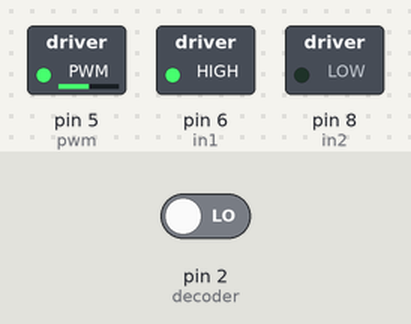
A sketch run on a simulated Arduino Uno, built with avr-gcc and run on an emulated ATmega328P. Parts: switched loads named in the sketch (green lamp = pin HIGH). The test bench sets the inputs (shaded band); at power-on: pin 2 (decoder) LOW. Pins used as bus, display or sensor lines are not drawn; what the sketch prints to the serial monitor is not drawn.

Above: at 0.1 s.
Timing chart, 0 to 1.6 s (numbered marks = the images above):
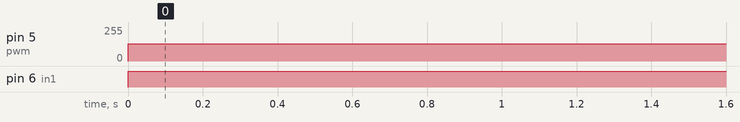

Measured:
- by itself, pin 5 (pwm): 0/255 → 128/255 at 0.00 s
- by itself, pin 6 (in1): LOW → HIGH at 0.00 s

The sketch:

GoGoGo-MotorTest2.ino
```cpp
// the setup function runs once when you press reset or power the board

int in1 = 6;
int in2 = 8;
int stby = 0;
int pwm = 5;
int decoder = 2;
int countLimit = 10000;


int counter=0;

void setup() {
  // initialize digital pin 13 as an output.
  pinMode(pwm, OUTPUT);
  pinMode(in2, OUTPUT);
  pinMode(in1, OUTPUT);
  pinMode(stby, OUTPUT);
  pinMode(decoder, INPUT);
  attachInterrupt(digitalPinToInterrupt(decoder), count, CHANGE);
  Serial.begin(9600);
}


void count() {
  ++counter;
}


// the loop function runs over and over again forever
void loop() {

  leftwheel (true, 128, 100);
  delay(2000);
  leftwheel (false, 255, 10);
  delay(2000);

}


void leftwheel (boolean forward, int velocity, int steps)
{
  analogWrite(pwm, velocity);
  counter = 0;
  while(counter<steps){
    digitalWrite(stby, HIGH);
    if (forward == true) {
      digitalWrite(in1, HIGH);
      digitalWrite(in2, LOW);
    }
    else {
      digitalWrite(in1, LOW);
      digitalWrite(in2, HIGH);
    }
    Serial.println(counter);
  }
  Serial.print("DEBUG: Out of the loop now");
  digitalWrite(in1, HIGH);
  digitalWrite(in2, HIGH);
}
```
